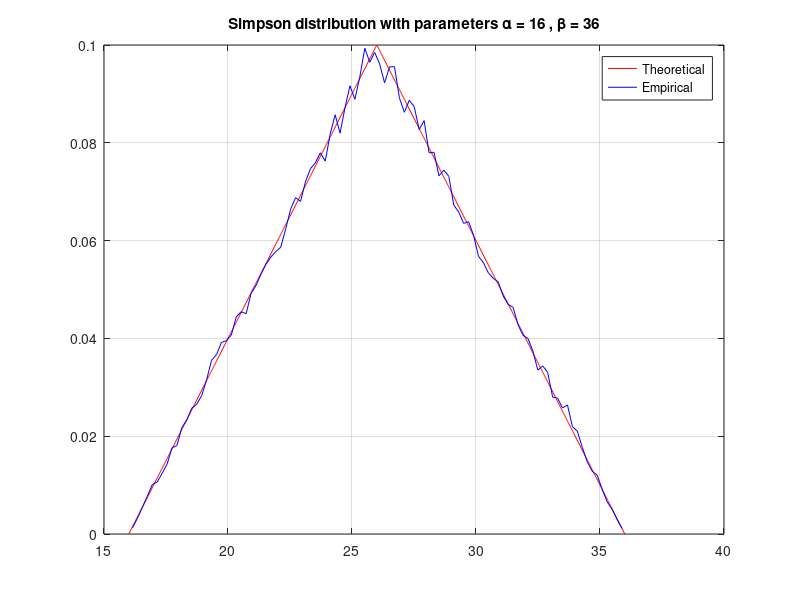

This figure's MATLAB source:
clear, clc;
% The Simpson (triangular) distrubution

% Parameters:
alpha = 16; betta = 36; % Given: (betta-alpha) > 0

% The probability density function (PDF):
f = @(x)(2*(1-abs(alpha+betta-2*x)/(betta-alpha))) /(betta-alpha);

N = 100000; % Sample length.

X = zeros(1,N); % Array for random variables.

% Divide the range into 1000 points:
x = linspace(alpha,betta,1000);

% Compute density for each x:
F = f(x);

for i=1:N
    X(i) = alpha + 0.5*(betta-alpha)*(rand()+rand());
end

[yh, xh] = hist(X,100) % Show histogram.
yh = yh/(length(X)*(xh(2)-xh(1))); % Count the density on the histogram.

plot (x,F,'r', xh,yh,'b') 
grid on

title( ['Simpson distribution with parameters \alpha = ',num2str(alpha),' , \beta = ',num2str(betta)] )
legend('Theoretical','Empirical')

